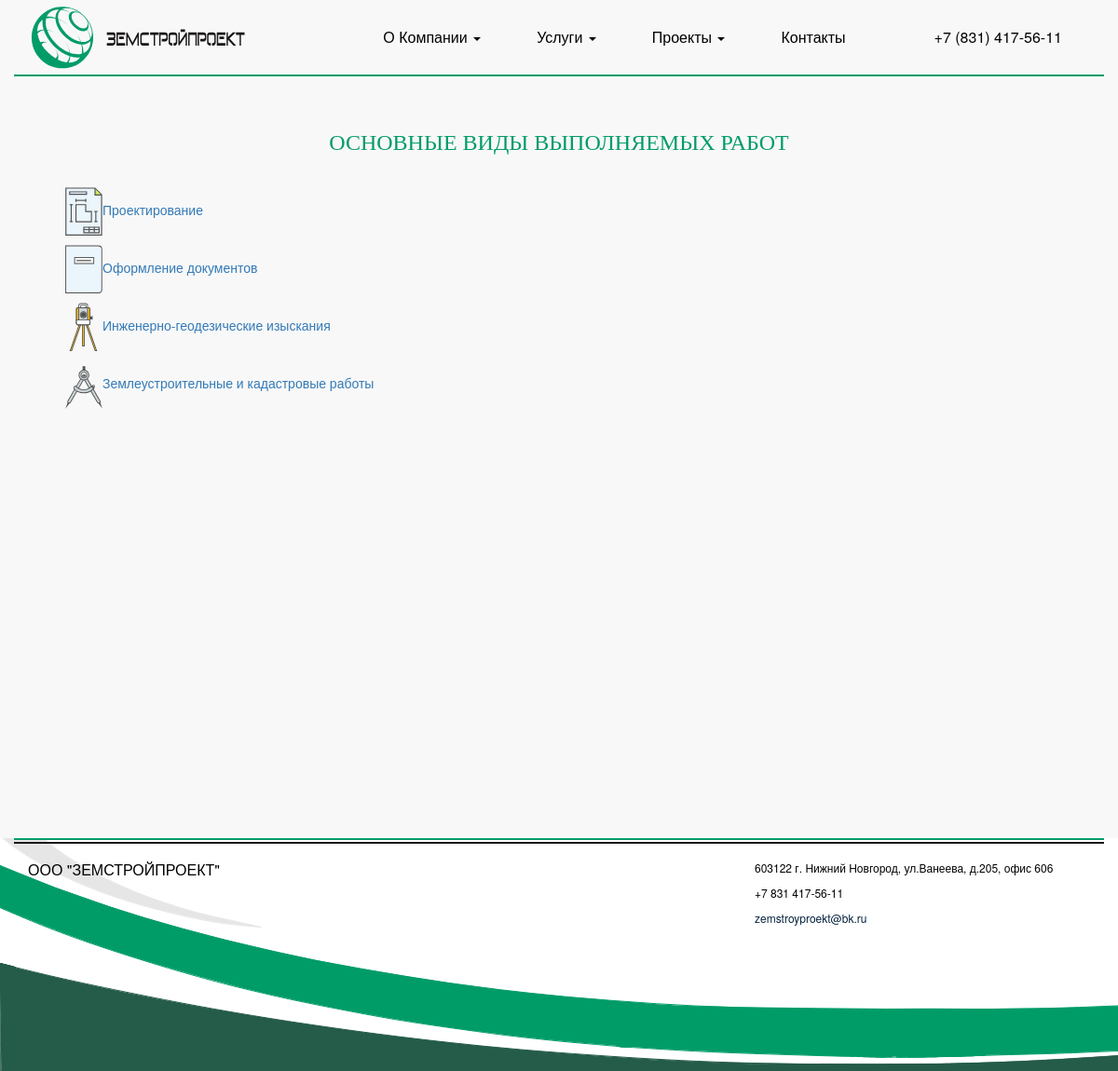
The app's page /services/groupservices/ with its own data.
### Services/models.py (models this page shows, shortened)
class GroupServices(models.Model):
    first_name = models.CharField(max_length=100)
    text = HTMLField(blank=True)
    icone = models.FileField(upload_to = 'img/')
    class Meta:
        verbose_name = u"Группа услуг"
        verbose_name_plural = u"Группы услуг"

### Services/views.py (the view)
class GroupsListView(ListView): # представление в виде списка
    model = GroupServices                   # модель для представления

### Services/templatetags/show_dropdown_menu_services.py (called while the page is built)
@register.inclusion_tag("dropdown_menu_services.html")
def show_dropdown_menu():
    new_service = Service.objects.values('id','title').order_by("title")
    return {'new_service': new_service}

### Services/templates/Services/groupservices_list.html
{% extends 'base.html' %}
{% block content %}
<h1 class="h1-main">Основные виды выполняемых работ</h1>
<ul>
{% for groupservice in object_list %}
    <li style = "list-style-type:none; margin-bottom: 10px;"><a href="/services/groupservices/{{ groupservice.id }}"><img class="picsvg" src="/media/{{ groupservice.icone }}" alt="{{ groupservice.first_name }}">{{ groupservice.first_name }}</a></li>
{% endfor %}
</ul>
{% endblock %}

### static/css/theme.css (style rules this page uses)
body { color: black; }
h1 { font-family: 'AGMELANIEC'; }
.h1-main { text-transform: uppercase; font-size: 24px; text-align: center; color: #009c68; padding-bottom: 25px; }
.picsvg { width: 40px; height: 52px; }

### records on screen
GroupServices: icone (picture), first_name "Проектирование"
GroupServices: icone (picture), first_name "Оформление документов"
GroupServices: icone (picture), first_name "Инженерно-геодезические изыскания"
GroupServices: icone (picture), first_name "Землеустроительные и кадастровые работы"
